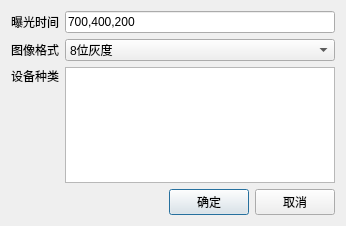
<?xml version="1.0" encoding="UTF-8"?>
<ui version="4.0">
 <class>DoubleCCDDialog</class>
 <widget class="QDialog" name="DoubleCCDDialog">
  <property name="geometry">
   <rect>
    <x>0</x>
    <y>0</y>
    <width>346</width>
    <height>226</height>
   </rect>
  </property>
  <property name="windowTitle">
   <string>Dialog</string>
  </property>
  <layout class="QVBoxLayout" name="verticalLayout_3">
   <item>
    <layout class="QVBoxLayout" name="verticalLayout_2">
     <item>
      <layout class="QGridLayout" name="gridLayout">
       <item row="0" column="0">
        <widget class="QLabel" name="label">
         <property name="text">
          <string>曝光时间</string>
         </property>
        </widget>
       </item>
       <item row="0" column="1">
        <widget class="QLineEdit" name="exposureTimeLineEdit">
         <property name="text">
          <string>700,400,200</string>
         </property>
        </widget>
       </item>
       <item row="1" column="0">
        <widget class="QLabel" name="label_3">
         <property name="text">
          <string>图像格式</string>
         </property>
        </widget>
       </item>
       <item row="1" column="1">
        <widget class="QComboBox" name="cbPixelFormat">
         <item>
          <property name="text">
           <string>8位灰度</string>
          </property>
         </item>
         <item>
          <property name="text">
           <string>10位灰度</string>
          </property>
         </item>
         <item>
          <property name="text">
           <string>12位灰度</string>
          </property>
         </item>
         <item>
          <property name="text">
           <string>24位彩色</string>
          </property>
         </item>
        </widget>
       </item>
       <item row="2" column="0">
        <layout class="QVBoxLayout" name="verticalLayout">
         <item>
          <widget class="QLabel" name="label_2">
           <property name="text">
            <string>设备种类</string>
           </property>
          </widget>
         </item>
         <item>
          <spacer name="verticalSpacer">
           <property name="orientation">
            <enum>Qt::Vertical</enum>
           </property>
           <property name="sizeHint" stdset="0">
            <size>
             <width>20</width>
             <height>40</height>
            </size>
           </property>
          </spacer>
         </item>
        </layout>
       </item>
       <item row="2" column="1">
        <widget class="QListWidget" name="listWidget"/>
       </item>
      </layout>
     </item>
     <item>
      <layout class="QHBoxLayout" name="horizontalLayout">
       <item>
        <spacer name="horizontalSpacer">
         <property name="orientation">
          <enum>Qt::Horizontal</enum>
         </property>
         <property name="sizeHint" stdset="0">
          <size>
           <width>40</width>
           <height>20</height>
          </size>
         </property>
        </spacer>
       </item>
       <item>
        <widget class="QPushButton" name="JaiOKBtn">
         <property name="text">
          <string>确定</string>
         </property>
        </widget>
       </item>
       <item>
        <widget class="QPushButton" name="JaiCancelBtn">
         <property name="text">
          <string>取消</string>
         </property>
        </widget>
       </item>
      </layout>
     </item>
    </layout>
   </item>
  </layout>
 </widget>
 <resources/>
 <connections/>
</ui>
